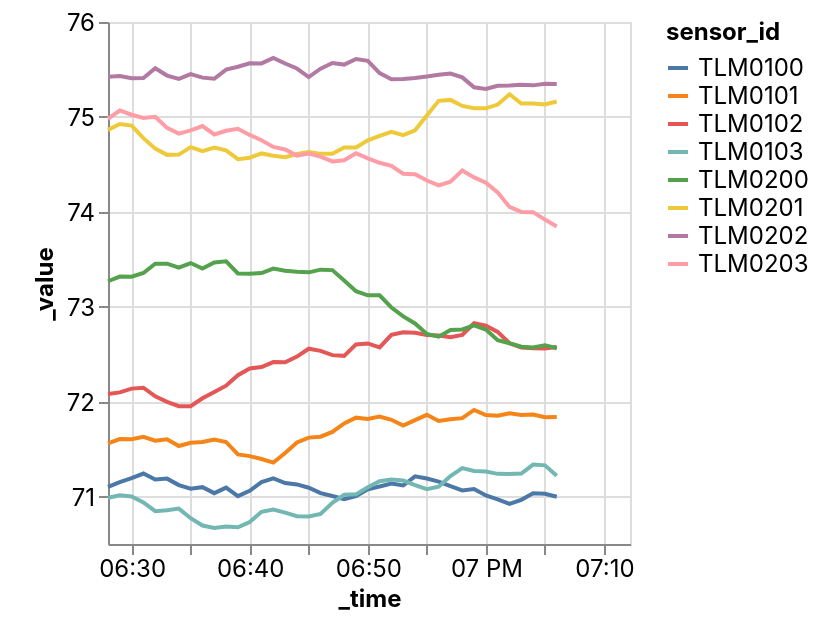

Notebook source saved alongside this figure:
### Markdown cell above
## Visualize data

Deepnote can visualize dataframes out-of-the-box. [You can learn more about chart blocks on our docs](https://docs.deepnote.com/features/chart-blocks).

If you want to do something more sophisticated, you can use visualization libraries like [Altair](https://deepnote.com/@allan-campopiano/Altair-42-8dafcd3e-bdad-45e9-b2ab-3572581ed41b) or [Plotly](https://deepnote.com/@deepnote/3D-network-visualisations-using-plotly-a18c5e37-a517-4b27-bfde-1fee94a5760f).

### Code cell
_dntk.DeepnoteChart(df, '{"data":{"name":"placeholder"},"mark":{"type":"line","tooltip":true},"height":220,"$schema":"https://vega.github.io/schema/vega-lite/v4.json","autosize":{"type":"fit"},"encoding":{"x":{"sort":null,"type":"temporal","field":"_time","scale":{"type":"linear","zero":false}},"y":{"sort":null,"type":"quantitative","field":"_value","scale":{"type":"linear","zero":false}},"color":{"sort":null,"type":"nominal","field":"sensor_id","scale":{"type":"linear","zero":false}}}}', filters='[]')

### Figure 1 — Vega-Lite specification as saved in the notebook (floating-point values rounded to 4 significant figures; data arrays with more than 128 entries replaced by an {"elided": "..."} marker saying what was removed)
{"config": {"view": {"continuousWidth": 400, "continuousHeight": 300}, "area": {"fill": "#51C0E9"}, "axis": {"labelFont": "Inter, sans-serif", "labelFontSize": 12, "labelFontWeight": "normal", "labelLimit": 60, "labelOverlap": "greedy", "titleFont": "Inter, sans-serif", "titleFontSize": 12, "titleFontWeight": "bold"}, "background": "#ffffff", "legend": {"labelFont": "Inter, sans-serif", "labelFontSize": 12, "titleFont": "Inter, sans-serif", "titleFontSize": 12, "titleFontWeight": "bold"}, "line": {"stroke": "#51C0E9", "strokeWidth": 2}, "rect": {"fill": "#51C0E9"}, "title": {"anchor": "start", "color": "#000000", "font": "Inter, sans-serif", "fontSize": 22, "fontWeight": "normal"}}, "data": {"name": "data-fc1c199bc84c5e7dd9f37c519d63baf1"}, "mark": {"type": "line", "tooltip": true}, "autosize": {"type": "fit"}, "encoding": {"color": {"type": "nominal", "field": "sensor_id", "scale": {"type": "linear", "zero": false}, "sort": null}, "x": {"type": "temporal", "field": "_time", "scale": {"type": "linear", "zero": false}, "sort": null}, "y": {"type": "quantitative", "field": "_value", "scale": {"type": "linear", "zero": false}, "sort": null}}, "height": 300, "width": "container", "$schema": "https://vega.github.io/schema/vega-lite/v4.json", "datasets": {"data-fc1c199bc84c5e7dd9f37c519d63baf1": {"elided": "368 records"}}}
